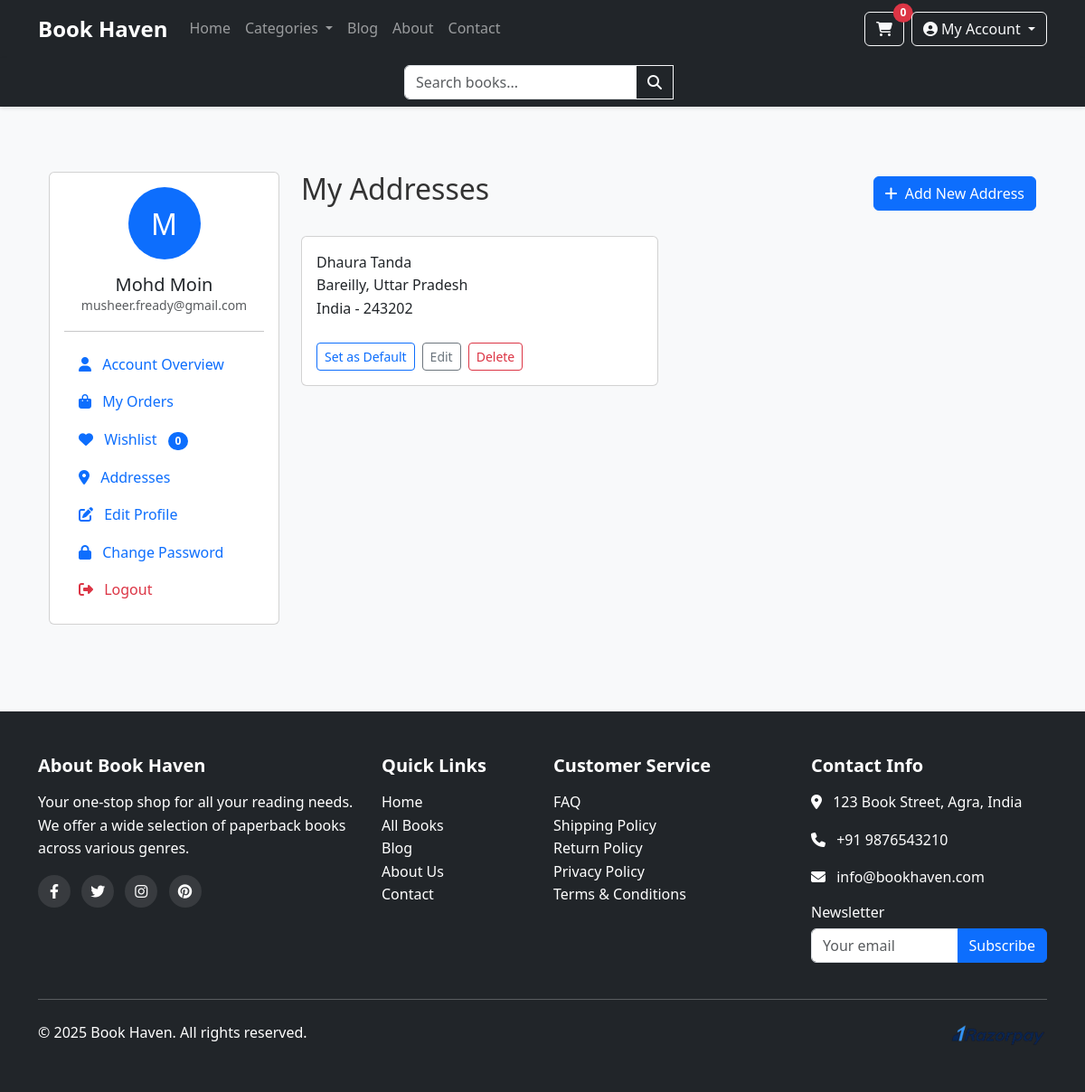
The app's page /user/addresses.php (signed in) with its own data.
### tables this page shows
CREATE TABLE `addresses` (
  `address_id` int(11) NOT NULL,
  `user_id` int(11) NOT NULL,
  `street` varchar(255) NOT NULL,
  `city` varchar(100) NOT NULL,
  `state` varchar(100) NOT NULL,
  `country` varchar(100) NOT NULL,
  `postal_code` varchar(20) NOT NULL,
  `is_default` tinyint(1) DEFAULT 0
);

### user/addresses.php (the view, shortened to what this page needs)
<?php
require_once '../includes/config.php';
$stmt = $pdo->prepare("SELECT * FROM addresses WHERE user_id = ? ORDER BY is_default DESC");
$stmt->execute([$_SESSION['user_id']]);
$addresses = $stmt->fetchAll();
require_once '../includes/header.php';
?>
<div class="container py-5">
    <div class="row">
        <div class="col-lg-3 mb-4">
            <?php include 'account_nav.php'; ?>
        </div>
        <div class="col-lg-9">
            <div class="d-flex justify-content-between align-items-center mb-4">
                <h2>My Addresses</h2>
                <button class="btn btn-primary" data-bs-toggle="modal" data-bs-target="#addAddressModal">
                    <i class="fas fa-plus me-1"></i> Add New Address
                </button>
            </div>
            <?php if (count($addresses) > 0): ?>
                <div class="row">
                    <?php foreach ($addresses as $address): ?>
                        <div class="col-md-6 mb-4">
                            <div class="card h-100 <?php echo $address['is_default'] ? 'border-primary' : ''; ?>">
                                <div class="card-body">
                                    <address class="mb-4">
                                        <?php echo htmlspecialchars($address['street']); ?><br>
                                        <?php echo htmlspecialchars($address['city'] . ', ' . $address['state']); ?><br>
                                        <?php echo htmlspecialchars($address['country'] . ' - ' . $address['postal_code']); ?>
                                    </address>
                                    <div class="d-flex gap-2">
                                        <?php if (!$address['is_default']): ?>
                                            <form method="post" class="d-inline">
                                                <button type="submit" name="set_default" class="btn btn-sm btn-outline-primary">
                                                    Set as Default
                                                </button>
                                            </form>
                                        <?php endif; ?>
                                        <button class="btn btn-sm btn-outline-secondary edit-address"
                                                data-address-id="<?php echo $address['address_id']; ?>"
                                                data-street="<?php echo htmlspecialchars($address['street']); ?>"
                                                data-city="<?php echo htmlspecialchars($address['city']); ?>"
                                                data-state="<?php echo htmlspecialchars($address['state']); ?>"
                                                data-country="<?php echo htmlspecialchars($address['country']); ?>"
                                                data-postal-code="<?php echo htmlspecialchars($address['postal_code']); ?>">
                                            Edit
                                        </button>
                                        <form method="post" class="d-inline">
                                            <button type="submit" name="delete_address" class="btn btn-sm btn-outline-danger"
                                                    onclick="return confirm('Are you sure you want to delete this address?');">
                                                Delete
                                            </button>
                                        </form>
                                    </div>
                                </div>
                            </div>
                        </div>
                    <?php endforeach; ?>
                </div>
            <?php endif; ?>
        </div>
    </div>
</div>
<?php require_once '../includes/footer.php'; ?>

### assets/css/style.css (style rules this page uses)
body { font-family: 'Segoe UI', Tahoma, Geneva, Verdana, sans-serif; background-color: #f8f9fa; color: #333; line-height: 1.6; }
.card { transition: transform 0.3s ease, box-shadow 0.3s ease; }

### records on screen
addresses: street "Dhaura Tanda", city+state "Bareilly, Uttar Pradesh", country+postal_code "India - 243202"

### other values on screen
SITE_NAME "Book Haven"
$cart_count ?: 0 "0"
substr($_SESSION['user_name'], 0, 1) "M"
$_SESSION['user_name'] "Mohd Moin"
$_SESSION['user_email'] "musheer.fready@gmail.com"
$stmt->fetchColumn() "0"
